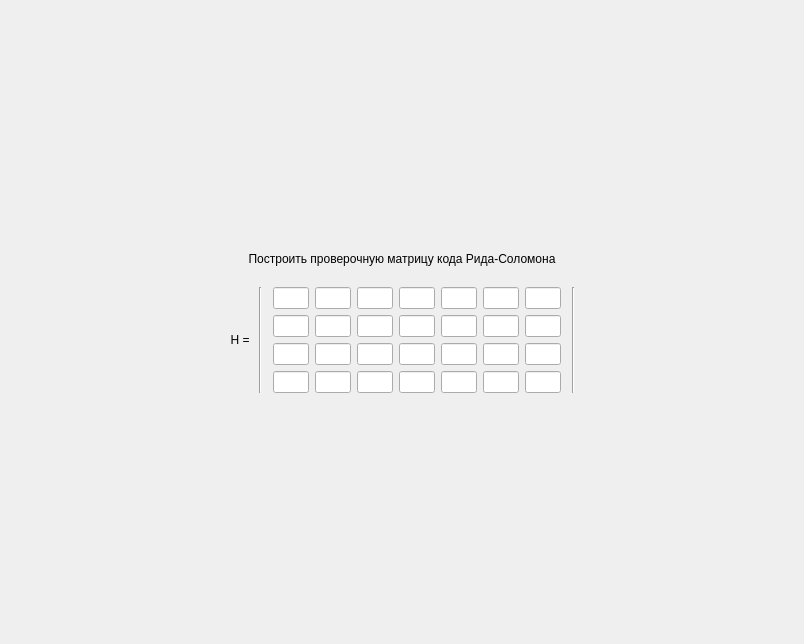
<?xml version="1.0" encoding="UTF-8"?>
<ui version="4.0">
 <class>ScreenTask5</class>
 <widget class="QFrame" name="ScreenTask5">
  <property name="geometry">
   <rect>
    <x>0</x>
    <y>0</y>
    <width>804</width>
    <height>644</height>
   </rect>
  </property>
  <property name="windowTitle">
   <string>Frame</string>
  </property>
  <layout class="QGridLayout" name="gridLayout_2">
   <property name="leftMargin">
    <number>0</number>
   </property>
   <property name="topMargin">
    <number>0</number>
   </property>
   <property name="rightMargin">
    <number>0</number>
   </property>
   <property name="bottomMargin">
    <number>0</number>
   </property>
   <property name="spacing">
    <number>6</number>
   </property>
   <item row="0" column="0">
    <layout class="QVBoxLayout" name="verticalLayout">
     <item>
      <spacer name="verticalSpacer">
       <property name="orientation">
        <enum>Qt::Vertical</enum>
       </property>
       <property name="sizeHint" stdset="0">
        <size>
         <width>20</width>
         <height>40</height>
        </size>
       </property>
      </spacer>
     </item>
     <item>
      <widget class="QLabel" name="title_2">
       <property name="styleSheet">
        <string notr="true">font: 75 20pt &quot;MS Shell Dlg 2&quot;;</string>
       </property>
       <property name="text">
        <string>Построить проверочную матрицу кода Рида-Соломона</string>
       </property>
       <property name="alignment">
        <set>Qt::AlignCenter</set>
       </property>
       <property name="wordWrap">
        <bool>true</bool>
       </property>
      </widget>
     </item>
     <item>
      <spacer name="verticalSpacer_3">
       <property name="orientation">
        <enum>Qt::Vertical</enum>
       </property>
       <property name="sizeType">
        <enum>QSizePolicy::Minimum</enum>
       </property>
       <property name="sizeHint" stdset="0">
        <size>
         <width>0</width>
         <height>15</height>
        </size>
       </property>
      </spacer>
     </item>
     <item>
      <layout class="QHBoxLayout" name="horizontalLayout">
       <item>
        <spacer name="horizontalSpacer_2">
         <property name="orientation">
          <enum>Qt::Horizontal</enum>
         </property>
         <property name="sizeHint" stdset="0">
          <size>
           <width>40</width>
           <height>20</height>
          </size>
         </property>
        </spacer>
       </item>
       <item>
        <widget class="QLabel" name="label1">
         <property name="styleSheet">
          <string notr="true">font: 16pt &quot;MS Shell Dlg 2&quot;;</string>
         </property>
         <property name="text">
          <string>H = </string>
         </property>
         <property name="alignment">
          <set>Qt::AlignRight|Qt::AlignTrailing|Qt::AlignVCenter</set>
         </property>
        </widget>
       </item>
       <item>
        <widget class="Line" name="line">
         <property name="orientation">
          <enum>Qt::Vertical</enum>
         </property>
        </widget>
       </item>
       <item>
        <spacer name="horizontalSpacer_3">
         <property name="orientation">
          <enum>Qt::Horizontal</enum>
         </property>
         <property name="sizeType">
          <enum>QSizePolicy::Minimum</enum>
         </property>
         <property name="sizeHint" stdset="0">
          <size>
           <width>5</width>
           <height>0</height>
          </size>
         </property>
        </spacer>
       </item>
       <item>
        <layout class="QGridLayout" name="gridLayout">
         <item row="2" column="0">
          <widget class="QLineEdit" name="input31">
           <property name="sizePolicy">
            <sizepolicy hsizetype="Fixed" vsizetype="Fixed">
             <horstretch>0</horstretch>
             <verstretch>0</verstretch>
            </sizepolicy>
           </property>
           <property name="maximumSize">
            <size>
             <width>36</width>
             <height>30</height>
            </size>
           </property>
           <property name="styleSheet">
            <string notr="true">font: 16pt &quot;MS Shell Dlg 2&quot;;</string>
           </property>
           <property name="maxLength">
            <number>1</number>
           </property>
           <property name="alignment">
            <set>Qt::AlignCenter</set>
           </property>
          </widget>
         </item>
         <item row="2" column="4">
          <widget class="QLineEdit" name="input35">
           <property name="sizePolicy">
            <sizepolicy hsizetype="Fixed" vsizetype="Fixed">
             <horstretch>0</horstretch>
             <verstretch>0</verstretch>
            </sizepolicy>
           </property>
           <property name="maximumSize">
            <size>
             <width>36</width>
             <height>30</height>
            </size>
           </property>
           <property name="styleSheet">
            <string notr="true">font: 16pt &quot;MS Shell Dlg 2&quot;;</string>
           </property>
           <property name="maxLength">
            <number>1</number>
           </property>
           <property name="alignment">
            <set>Qt::AlignCenter</set>
           </property>
          </widget>
         </item>
         <item row="2" column="2">
          <widget class="QLineEdit" name="input33">
           <property name="sizePolicy">
            <sizepolicy hsizetype="Fixed" vsizetype="Fixed">
             <horstretch>0</horstretch>
             <verstretch>0</verstretch>
            </sizepolicy>
           </property>
           <property name="maximumSize">
            <size>
             <width>36</width>
             <height>30</height>
            </size>
           </property>
           <property name="styleSheet">
            <string notr="true">font: 16pt &quot;MS Shell Dlg 2&quot;;</string>
           </property>
           <property name="maxLength">
            <number>1</number>
           </property>
           <property name="alignment">
            <set>Qt::AlignCenter</set>
           </property>
          </widget>
         </item>
         <item row="2" column="5">
          <widget class="QLineEdit" name="input36">
           <property name="sizePolicy">
            <sizepolicy hsizetype="Fixed" vsizetype="Fixed">
             <horstretch>0</horstretch>
             <verstretch>0</verstretch>
            </sizepolicy>
           </property>
           <property name="maximumSize">
            <size>
             <width>36</width>
             <height>30</height>
            </size>
           </property>
           <property name="styleSheet">
            <string notr="true">font: 16pt &quot;MS Shell Dlg 2&quot;;</string>
           </property>
           <property name="maxLength">
            <number>1</number>
           </property>
           <property name="alignment">
            <set>Qt::AlignCenter</set>
           </property>
          </widget>
         </item>
         <item row="0" column="0">
          <widget class="QLineEdit" name="input11">
           <property name="sizePolicy">
            <sizepolicy hsizetype="Fixed" vsizetype="Fixed">
             <horstretch>0</horstretch>
             <verstretch>0</verstretch>
            </sizepolicy>
           </property>
           <property name="maximumSize">
            <size>
             <width>36</width>
             <height>30</height>
            </size>
           </property>
           <property name="styleSheet">
            <string notr="true">font: 16pt &quot;MS Shell Dlg 2&quot;;</string>
           </property>
           <property name="maxLength">
            <number>1</number>
           </property>
           <property name="alignment">
            <set>Qt::AlignCenter</set>
           </property>
          </widget>
         </item>
         <item row="3" column="5">
          <widget class="QLineEdit" name="input46">
           <property name="sizePolicy">
            <sizepolicy hsizetype="Fixed" vsizetype="Fixed">
             <horstretch>0</horstretch>
             <verstretch>0</verstretch>
            </sizepolicy>
           </property>
           <property name="maximumSize">
            <size>
             <width>36</width>
             <height>30</height>
            </size>
           </property>
           <property name="styleSheet">
            <string notr="true">font: 16pt &quot;MS Shell Dlg 2&quot;;</string>
           </property>
           <property name="maxLength">
            <number>1</number>
           </property>
           <property name="alignment">
            <set>Qt::AlignCenter</set>
           </property>
          </widget>
         </item>
         <item row="3" column="3">
          <widget class="QLineEdit" name="input44">
           <property name="sizePolicy">
            <sizepolicy hsizetype="Fixed" vsizetype="Fixed">
             <horstretch>0</horstretch>
             <verstretch>0</verstretch>
            </sizepolicy>
           </property>
           <property name="maximumSize">
            <size>
             <width>36</width>
             <height>30</height>
            </size>
           </property>
           <property name="styleSheet">
            <string notr="true">font: 16pt &quot;MS Shell Dlg 2&quot;;</string>
           </property>
           <property name="maxLength">
            <number>1</number>
           </property>
           <property name="alignment">
            <set>Qt::AlignCenter</set>
           </property>
          </widget>
         </item>
         <item row="0" column="5">
          <widget class="QLineEdit" name="input16">
           <property name="sizePolicy">
            <sizepolicy hsizetype="Fixed" vsizetype="Fixed">
             <horstretch>0</horstretch>
             <verstretch>0</verstretch>
            </sizepolicy>
           </property>
           <property name="maximumSize">
            <size>
             <width>36</width>
             <height>30</height>
            </size>
           </property>
           <property name="styleSheet">
            <string notr="true">font: 16pt &quot;MS Shell Dlg 2&quot;;</string>
           </property>
           <property name="maxLength">
            <number>1</number>
           </property>
           <property name="alignment">
            <set>Qt::AlignCenter</set>
           </property>
          </widget>
         </item>
         <item row="3" column="2">
          <widget class="QLineEdit" name="input43">
           <property name="sizePolicy">
            <sizepolicy hsizetype="Fixed" vsizetype="Fixed">
             <horstretch>0</horstretch>
             <verstretch>0</verstretch>
            </sizepolicy>
           </property>
           <property name="maximumSize">
            <size>
             <width>36</width>
             <height>30</height>
            </size>
           </property>
           <property name="styleSheet">
            <string notr="true">font: 16pt &quot;MS Shell Dlg 2&quot;;</string>
           </property>
           <property name="maxLength">
            <number>1</number>
           </property>
           <property name="alignment">
            <set>Qt::AlignCenter</set>
           </property>
          </widget>
         </item>
         <item row="1" column="3">
          <widget class="QLineEdit" name="input24">
           <property name="sizePolicy">
            <sizepolicy hsizetype="Fixed" vsizetype="Fixed">
             <horstretch>0</horstretch>
             <verstretch>0</verstretch>
            </sizepolicy>
           </property>
           <property name="maximumSize">
            <size>
             <width>36</width>
             <height>30</height>
            </size>
           </property>
           <property name="styleSheet">
            <string notr="true">font: 16pt &quot;MS Shell Dlg 2&quot;;</string>
           </property>
           <property name="maxLength">
            <number>1</number>
           </property>
           <property name="alignment">
            <set>Qt::AlignCenter</set>
           </property>
          </widget>
         </item>
         <item row="0" column="4">
          <widget class="QLineEdit" name="input15">
           <property name="sizePolicy">
            <sizepolicy hsizetype="Fixed" vsizetype="Fixed">
             <horstretch>0</horstretch>
             <verstretch>0</verstretch>
            </sizepolicy>
           </property>
           <property name="maximumSize">
            <size>
             <width>36</width>
             <height>30</height>
            </size>
           </property>
           <property name="styleSheet">
            <string notr="true">font: 16pt &quot;MS Shell Dlg 2&quot;;</string>
           </property>
           <property name="maxLength">
            <number>1</number>
           </property>
           <property name="alignment">
            <set>Qt::AlignCenter</set>
           </property>
          </widget>
         </item>
         <item row="3" column="6">
          <widget class="QLineEdit" name="input47">
           <property name="sizePolicy">
            <sizepolicy hsizetype="Fixed" vsizetype="Fixed">
             <horstretch>0</horstretch>
             <verstretch>0</verstretch>
            </sizepolicy>
           </property>
           <property name="maximumSize">
            <size>
             <width>36</width>
             <height>30</height>
            </size>
           </property>
           <property name="styleSheet">
            <string notr="true">font: 16pt &quot;MS Shell Dlg 2&quot;;</string>
           </property>
           <property name="maxLength">
            <number>1</number>
           </property>
           <property name="alignment">
            <set>Qt::AlignCenter</set>
           </property>
          </widget>
         </item>
         <item row="3" column="0">
          <widget class="QLineEdit" name="input41">
           <property name="sizePolicy">
            <sizepolicy hsizetype="Fixed" vsizetype="Fixed">
             <horstretch>0</horstretch>
             <verstretch>0</verstretch>
            </sizepolicy>
           </property>
           <property name="maximumSize">
            <size>
             <width>36</width>
             <height>30</height>
            </size>
           </property>
           <property name="styleSheet">
            <string notr="true">font: 16pt &quot;MS Shell Dlg 2&quot;;</string>
           </property>
           <property name="maxLength">
            <number>1</number>
           </property>
           <property name="alignment">
            <set>Qt::AlignCenter</set>
           </property>
          </widget>
         </item>
         <item row="3" column="1">
          <widget class="QLineEdit" name="input42">
           <property name="sizePolicy">
            <sizepolicy hsizetype="Fixed" vsizetype="Fixed">
             <horstretch>0</horstretch>
             <verstretch>0</verstretch>
            </sizepolicy>
           </property>
           <property name="maximumSize">
            <size>
             <width>36</width>
             <height>30</height>
            </size>
           </property>
           <property name="styleSheet">
            <string notr="true">font: 16pt &quot;MS Shell Dlg 2&quot;;</string>
           </property>
           <property name="maxLength">
            <number>1</number>
           </property>
           <property name="alignment">
            <set>Qt::AlignCenter</set>
           </property>
          </widget>
         </item>
         <item row="1" column="4">
          <widget class="QLineEdit" name="input25">
           <property name="sizePolicy">
            <sizepolicy hsizetype="Fixed" vsizetype="Fixed">
             <horstretch>0</horstretch>
             <verstretch>0</verstretch>
            </sizepolicy>
           </property>
           <property name="maximumSize">
            <size>
             <width>36</width>
             <height>30</height>
            </size>
           </property>
           <property name="styleSheet">
            <string notr="true">font: 16pt &quot;MS Shell Dlg 2&quot;;</string>
           </property>
           <property name="maxLength">
            <number>1</number>
           </property>
           <property name="alignment">
            <set>Qt::AlignCenter</set>
           </property>
          </widget>
         </item>
         <item row="1" column="1">
          <widget class="QLineEdit" name="input22">
           <property name="sizePolicy">
            <sizepolicy hsizetype="Fixed" vsizetype="Fixed">
             <horstretch>0</horstretch>
             <verstretch>0</verstretch>
            </sizepolicy>
           </property>
           <property name="maximumSize">
            <size>
             <width>36</width>
             <height>30</height>
            </size>
           </property>
           <property name="styleSheet">
            <string notr="true">font: 16pt &quot;MS Shell Dlg 2&quot;;</string>
           </property>
           <property name="maxLength">
            <number>1</number>
           </property>
           <property name="alignment">
            <set>Qt::AlignCenter</set>
           </property>
          </widget>
         </item>
         <item row="1" column="5">
          <widget class="QLineEdit" name="input26">
           <property name="sizePolicy">
            <sizepolicy hsizetype="Fixed" vsizetype="Fixed">
             <horstretch>0</horstretch>
             <verstretch>0</verstretch>
            </sizepolicy>
           </property>
           <property name="maximumSize">
            <size>
             <width>36</width>
             <height>30</height>
            </size>
           </property>
           <property name="styleSheet">
            <string notr="true">font: 16pt &quot;MS Shell Dlg 2&quot;;</string>
           </property>
           <property name="maxLength">
            <number>1</number>
           </property>
           <property name="alignment">
            <set>Qt::AlignCenter</set>
           </property>
          </widget>
         </item>
         <item row="1" column="0">
          <widget class="QLineEdit" name="input21">
           <property name="sizePolicy">
            <sizepolicy hsizetype="Fixed" vsizetype="Fixed">
             <horstretch>0</horstretch>
             <verstretch>0</verstretch>
            </sizepolicy>
           </property>
           <property name="maximumSize">
            <size>
             <width>36</width>
             <height>30</height>
            </size>
           </property>
           <property name="styleSheet">
            <string notr="true">font: 16pt &quot;MS Shell Dlg 2&quot;;</string>
           </property>
           <property name="maxLength">
            <number>1</number>
           </property>
           <property name="alignment">
            <set>Qt::AlignCenter</set>
           </property>
          </widget>
         </item>
         <item row="1" column="6">
          <widget class="QLineEdit" name="input27">
           <property name="sizePolicy">
            <sizepolicy hsizetype="Fixed" vsizetype="Fixed">
             <horstretch>0</horstretch>
             <verstretch>0</verstretch>
            </sizepolicy>
           </property>
           <property name="maximumSize">
            <size>
             <width>36</width>
             <height>30</height>
            </size>
           </property>
           <property name="styleSheet">
            <string notr="true">font: 16pt &quot;MS Shell Dlg 2&quot;;</string>
           </property>
           <property name="maxLength">
            <number>1</number>
           </property>
           <property name="alignment">
            <set>Qt::AlignCenter</set>
           </property>
          </widget>
         </item>
         <item row="3" column="4">
          <widget class="QLineEdit" name="input45">
           <property name="sizePolicy">
            <sizepolicy hsizetype="Fixed" vsizetype="Fixed">
             <horstretch>0</horstretch>
             <verstretch>0</verstretch>
            </sizepolicy>
           </property>
           <property name="maximumSize">
            <size>
             <width>36</width>
             <height>30</height>
            </size>
           </property>
           <property name="styleSheet">
            <string notr="true">font: 16pt &quot;MS Shell Dlg 2&quot;;</string>
           </property>
           <property name="maxLength">
            <number>1</number>
           </property>
           <property name="alignment">
            <set>Qt::AlignCenter</set>
           </property>
          </widget>
         </item>
         <item row="2" column="6">
          <widget class="QLineEdit" name="input37">
           <property name="sizePolicy">
            <sizepolicy hsizetype="Fixed" vsizetype="Fixed">
             <horstretch>0</horstretch>
             <verstretch>0</verstretch>
            </sizepolicy>
           </property>
           <property name="maximumSize">
            <size>
             <width>36</width>
             <height>30</height>
            </size>
           </property>
           <property name="styleSheet">
            <string notr="true">font: 16pt &quot;MS Shell Dlg 2&quot;;</string>
           </property>
           <property name="maxLength">
            <number>1</number>
           </property>
           <property name="alignment">
            <set>Qt::AlignCenter</set>
           </property>
          </widget>
         </item>
         <item row="0" column="2">
          <widget class="QLineEdit" name="input13">
           <property name="sizePolicy">
            <sizepolicy hsizetype="Fixed" vsizetype="Fixed">
             <horstretch>0</horstretch>
             <verstretch>0</verstretch>
            </sizepolicy>
           </property>
           <property name="maximumSize">
            <size>
             <width>36</width>
             <height>30</height>
            </size>
           </property>
           <property name="styleSheet">
            <string notr="true">font: 16pt &quot;MS Shell Dlg 2&quot;;</string>
           </property>
           <property name="maxLength">
            <number>1</number>
           </property>
           <property name="alignment">
            <set>Qt::AlignCenter</set>
           </property>
          </widget>
         </item>
         <item row="0" column="3">
          <widget class="QLineEdit" name="input14">
           <property name="sizePolicy">
            <sizepolicy hsizetype="Fixed" vsizetype="Fixed">
             <horstretch>0</horstretch>
             <verstretch>0</verstretch>
            </sizepolicy>
           </property>
           <property name="maximumSize">
            <size>
             <width>36</width>
             <height>30</height>
            </size>
           </property>
           <property name="styleSheet">
            <string notr="true">font: 16pt &quot;MS Shell Dlg 2&quot;;</string>
           </property>
           <property name="maxLength">
            <number>1</number>
           </property>
           <property name="alignment">
            <set>Qt::AlignCenter</set>
           </property>
          </widget>
         </item>
         <item row="1" column="2">
          <widget class="QLineEdit" name="input23">
           <property name="sizePolicy">
            <sizepolicy hsizetype="Fixed" vsizetype="Fixed">
             <horstretch>0</horstretch>
             <verstretch>0</verstretch>
            </sizepolicy>
           </property>
           <property name="maximumSize">
            <size>
             <width>36</width>
             <height>30</height>
            </size>
           </property>
           <property name="styleSheet">
            <string notr="true">font: 16pt &quot;MS Shell Dlg 2&quot;;</string>
           </property>
           <property name="maxLength">
            <number>1</number>
           </property>
           <property name="alignment">
            <set>Qt::AlignCenter</set>
           </property>
          </widget>
         </item>
         <item row="0" column="1">
          <widget class="QLineEdit" name="input12">
           <property name="sizePolicy">
            <sizepolicy hsizetype="Fixed" vsizetype="Fixed">
             <horstretch>0</horstretch>
             <verstretch>0</verstretch>
            </sizepolicy>
           </property>
           <property name="maximumSize">
            <size>
             <width>36</width>
             <height>30</height>
            </size>
           </property>
           <property name="styleSheet">
            <string notr="true">font: 16pt &quot;MS Shell Dlg 2&quot;;</string>
           </property>
           <property name="maxLength">
            <number>1</number>
           </property>
           <property name="alignment">
            <set>Qt::AlignCenter</set>
           </property>
          </widget>
         </item>
         <item row="2" column="3">
          <widget class="QLineEdit" name="input34">
           <property name="sizePolicy">
            <sizepolicy hsizetype="Fixed" vsizetype="Fixed">
             <horstretch>0</horstretch>
             <verstretch>0</verstretch>
            </sizepolicy>
           </property>
           <property name="maximumSize">
            <size>
             <width>36</width>
             <height>30</height>
            </size>
           </property>
           <property name="styleSheet">
            <string notr="true">font: 16pt &quot;MS Shell Dlg 2&quot;;</string>
           </property>
           <property name="maxLength">
            <number>1</number>
           </property>
           <property name="alignment">
            <set>Qt::AlignCenter</set>
           </property>
          </widget>
         </item>
         <item row="0" column="6">
          <widget class="QLineEdit" name="input17">
           <property name="sizePolicy">
            <sizepolicy hsizetype="Fixed" vsizetype="Fixed">
             <horstretch>0</horstretch>
             <verstretch>0</verstretch>
            </sizepolicy>
           </property>
           <property name="maximumSize">
            <size>
             <width>36</width>
             <height>30</height>
            </size>
           </property>
           <property name="styleSheet">
            <string notr="true">font: 16pt &quot;MS Shell Dlg 2&quot;;</string>
           </property>
           <property name="maxLength">
            <number>1</number>
           </property>
           <property name="alignment">
            <set>Qt::AlignCenter</set>
           </property>
          </widget>
         </item>
         <item row="2" column="1">
          <widget class="QLineEdit" name="input32">
           <property name="sizePolicy">
            <sizepolicy hsizetype="Fixed" vsizetype="Fixed">
             <horstretch>0</horstretch>
             <verstretch>0</verstretch>
            </sizepolicy>
           </property>
           <property name="maximumSize">
            <size>
             <width>36</width>
             <height>30</height>
            </size>
           </property>
           <property name="styleSheet">
            <string notr="true">font: 16pt &quot;MS Shell Dlg 2&quot;;</string>
           </property>
           <property name="maxLength">
            <number>1</number>
           </property>
           <property name="alignment">
            <set>Qt::AlignCenter</set>
           </property>
          </widget>
         </item>
        </layout>
       </item>
       <item>
        <spacer name="horizontalSpacer_4">
         <property name="orientation">
          <enum>Qt::Horizontal</enum>
         </property>
         <property name="sizeType">
          <enum>QSizePolicy::Minimum</enum>
         </property>
         <property name="sizeHint" stdset="0">
          <size>
           <width>5</width>
           <height>0</height>
          </size>
         </property>
        </spacer>
       </item>
       <item>
        <widget class="Line" name="line_2">
         <property name="orientation">
          <enum>Qt::Vertical</enum>
         </property>
        </widget>
       </item>
       <item>
        <spacer name="horizontalSpacer">
         <property name="orientation">
          <enum>Qt::Horizontal</enum>
         </property>
         <property name="sizeHint" stdset="0">
          <size>
           <width>40</width>
           <height>20</height>
          </size>
         </property>
        </spacer>
       </item>
      </layout>
     </item>
     <item>
      <spacer name="verticalSpacer_2">
       <property name="orientation">
        <enum>Qt::Vertical</enum>
       </property>
       <property name="sizeHint" stdset="0">
        <size>
         <width>20</width>
         <height>40</height>
        </size>
       </property>
      </spacer>
     </item>
    </layout>
   </item>
  </layout>
 </widget>
 <tabstops>
  <tabstop>input11</tabstop>
  <tabstop>input12</tabstop>
  <tabstop>input13</tabstop>
  <tabstop>input14</tabstop>
  <tabstop>input15</tabstop>
  <tabstop>input16</tabstop>
  <tabstop>input17</tabstop>
  <tabstop>input21</tabstop>
  <tabstop>input22</tabstop>
  <tabstop>input23</tabstop>
  <tabstop>input24</tabstop>
  <tabstop>input25</tabstop>
  <tabstop>input26</tabstop>
  <tabstop>input27</tabstop>
  <tabstop>input31</tabstop>
  <tabstop>input32</tabstop>
  <tabstop>input33</tabstop>
  <tabstop>input34</tabstop>
  <tabstop>input35</tabstop>
  <tabstop>input36</tabstop>
  <tabstop>input37</tabstop>
  <tabstop>input41</tabstop>
  <tabstop>input42</tabstop>
  <tabstop>input43</tabstop>
  <tabstop>input44</tabstop>
  <tabstop>input45</tabstop>
  <tabstop>input46</tabstop>
  <tabstop>input47</tabstop>
 </tabstops>
 <resources/>
 <connections/>
</ui>
